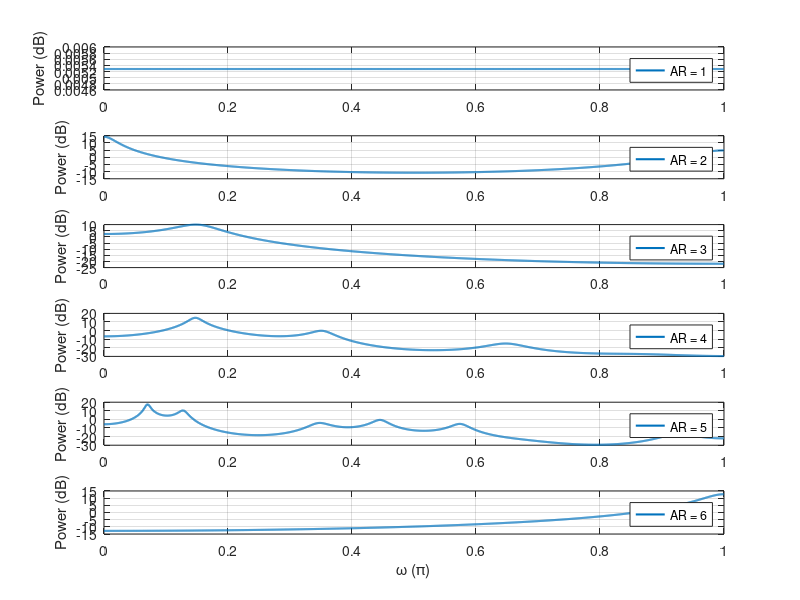

Recreate this plot in MATLAB. (Note: this script raises an error after producing the figure.)
clear all;
close all;

%% AR coeffs
ARcoeffs(1).a = 1;                                   % White noise
ARcoeffs(2).a = [1; -0.1; -0.8];                     % AR(2), c.f. Figure 6.14(a)
ARcoeffs(3).a = [1; -1.6;  0.81];                    % AR(2), c.f. Figure 4.6
ARcoeffs(4).a = [5.3217; -9.2948;  7.0933; -2.8152;...
                 2.5805; -2.4230;  0.3747;  2.2628;...
                -0.3028; -1.7444;  1.1053];          % AR(10), c.f. Figure 6.17
ARcoeffs(5).a = [1.0000; -1.3193;  0.8610; -0.4541;...
                -0.6191;  0.9800; -0.6530;  0.5424;...
                 0.3694; -0.5102;  0.3673; -0.4017;...
                 0.0649; -0.1499;  0.1212;  0.1978]; % AR(15), c.f. Figure 3.3(a)
ARcoeffs(6).a = [1; 0.9];  

%%
DFTpoint = 4096;
delta_w = 2*pi/DFTpoint;
w = (0:DFTpoint-1)*delta_w;
w2 = w(1:DFTpoint/2);

randn('state',sum(100*clock));  % Reset random generator to diffrent state
wn = randn(4*80000,1);          % white Gaussian random signal, unit variance
ar = 1:6;


%% Spectrum of colored signal
figure;
for i=1:6
    un = filter(1,ARcoeffs(i).a,wn);            % IIR filtering

    HzSig = fft(ARcoeffs(i).a, DFTpoint);
    HzSig = HzSig';                 % Magnitude response of AR coloring filter
    HzSig = 1./(abs(HzSig).^2); 
    HzSig = HzSig/var(un);          % Normalized to unit variance

    subplot(6,1,i);
    plot(w2/pi, 10*log10(HzSig(1:DFTpoint/2)+eps), 'DisplayName', ['AR = ', num2str(i)], ...
            'LineWidth', 1.5);
    ylabel('Power (dB)');
    grid on;
    legend('show');
    
end
xlabel('\omega (\pi)');


%%
M1 = 256; % length of first order volterra kernel
M2 = 32; % length of second order volterra kernel

b1 = load('h1.dat');
b1 = b1(1:M1);
ker1 = b1;

b2 = load('h2.dat');
b2 = b2(1:M2);
ker2 = second_order_kernel(b2);

% ker1 = rand(M1,1)-rand(1);
% ker2 = second_order_kernel(M2);

NL_system.M = [M1, M2];
NL_system.Responses = {ker1, ker2};

kernel_plot(NL_system.Responses);

fs = DFTpoint/2;
freq_w = pi/4;
freq = fs*freq_w / (2*pi);
dt = 1/fs;
un = 1*sin(2*pi*freq*(0:dt:5-dt));

max_len= max(NL_system.M); 
dn = fastVMcell(un, NL_system.Responses , NL_system.M);
dn = sum(dn,1);

% Adjusting starting index of signals

dn = dn(1:length(un));      
dn = dn(max_len+1:end);
un = un(max_len+1:end);

% Normalization of u(n) and d(n)

un = un/std(dn);
dn = dn/std(dn);

UN = fft(un, DFTpoint);
DN = fft(dn, DFTpoint);


figure;
subplot(211);
plot(w2/pi, 20*log10(abs(UN(1:DFTpoint/2)+eps)), 'DisplayName', 'Power of un');
ylabel('Power (dB)');
subplot(212);
plot(w2/pi, 20*log10(abs(DN(1:DFTpoint/2)+eps)), 'DisplayName', 'Power of dn');
ylabel('Power (dB)');
xlabel('\omega (\pi)');
legend('show');


%%
% figure;
% subplot(211);
% plot(w2/pi, 20*log10(abs(UN(1:DFTpoint/2))), 'LineWidth', 1.5, ...
%     'DisplayName', 'Power Spectrum of un')
% ylabel('Power (dB)');
% grid on; 
% legend('show');
% 
% subplot(212);
% plot(w2/pi, 20*log10(abs(DN(1:DFTpoint/2))), 'LineWidth', 1.5, ...
%     'DisplayName', 'Power Spectrum of dn')
% xlabel('\omega (\pi)');
% ylabel('Power (dB)');
% grid on; 
% legend('show');
% axis([0 1 -100 inf]); 